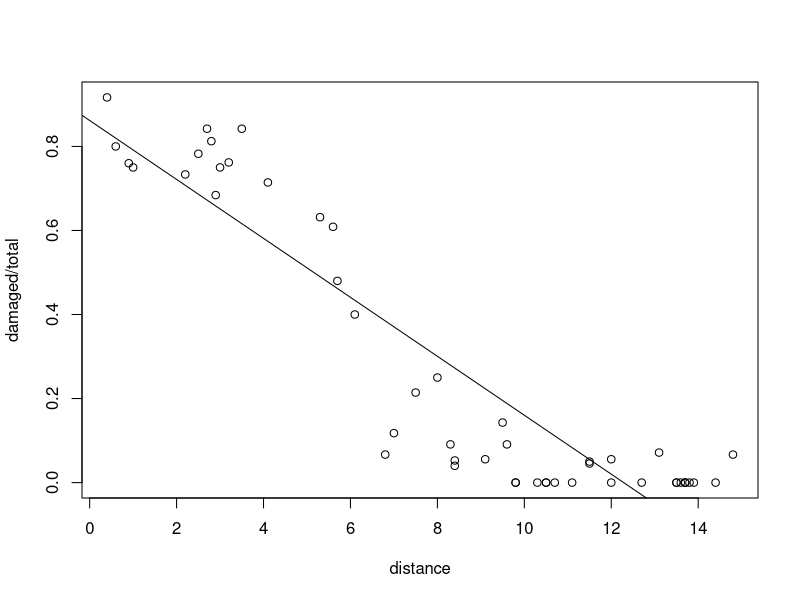
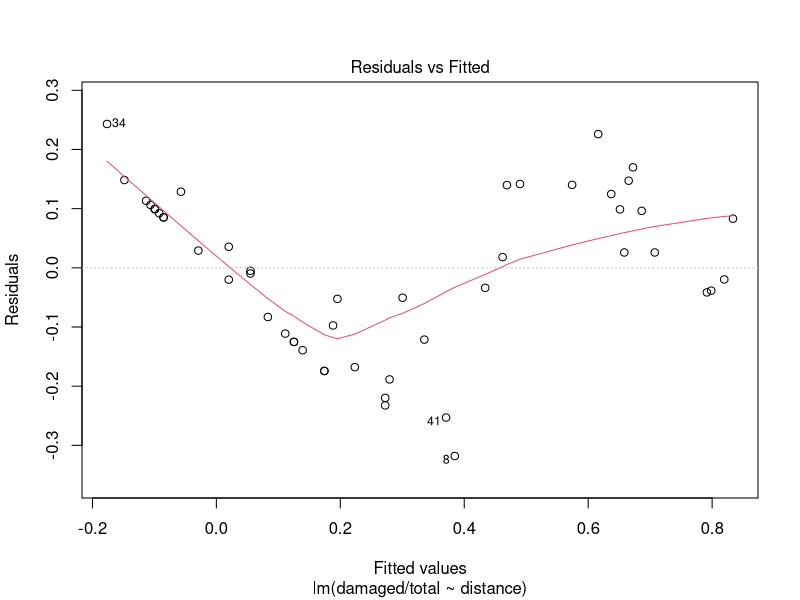
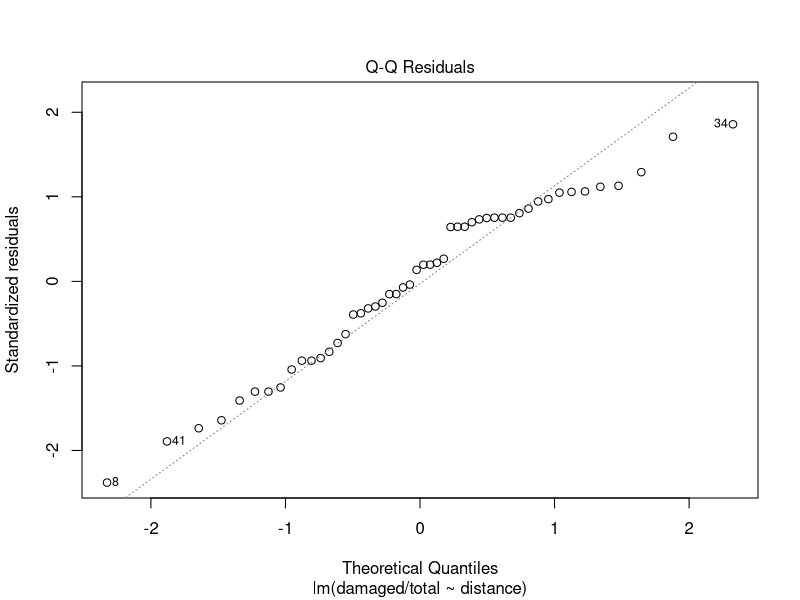
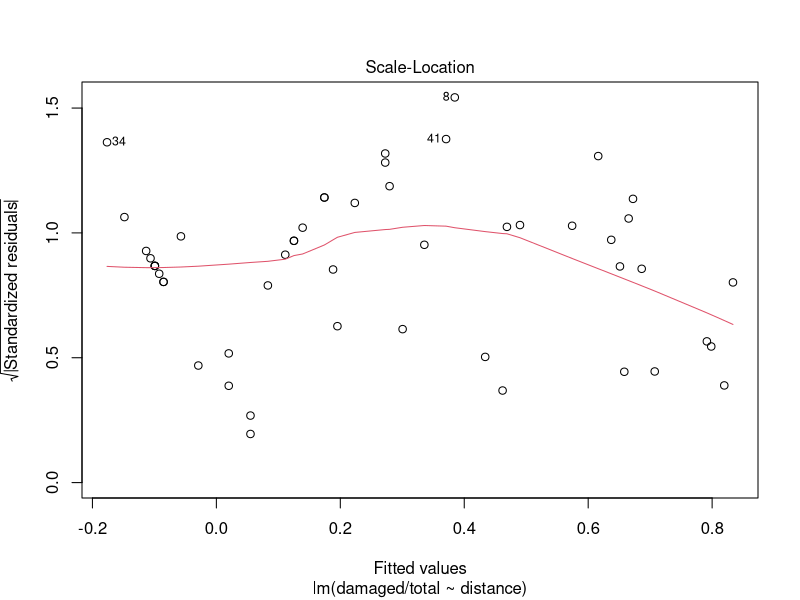
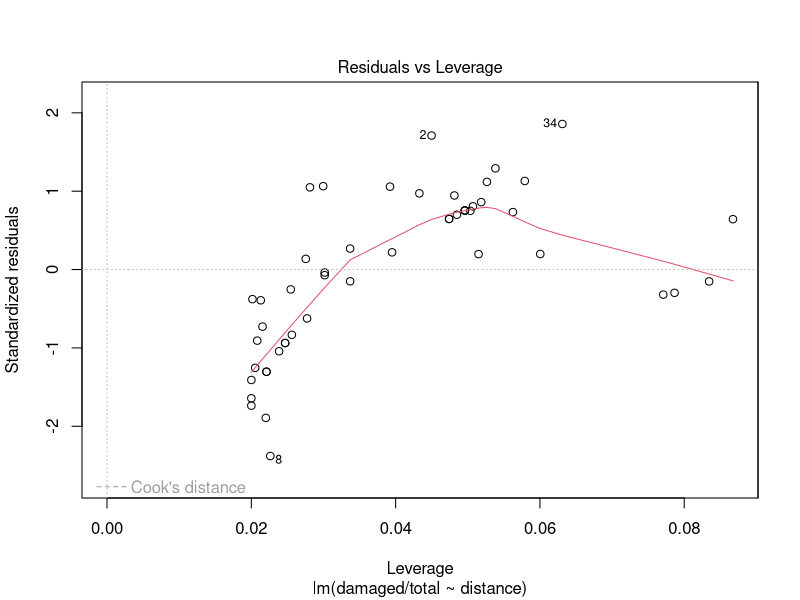
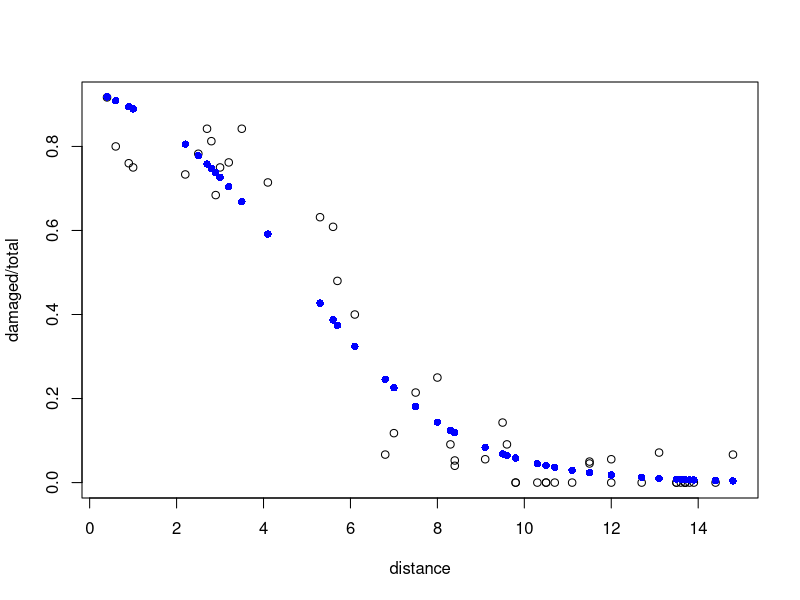
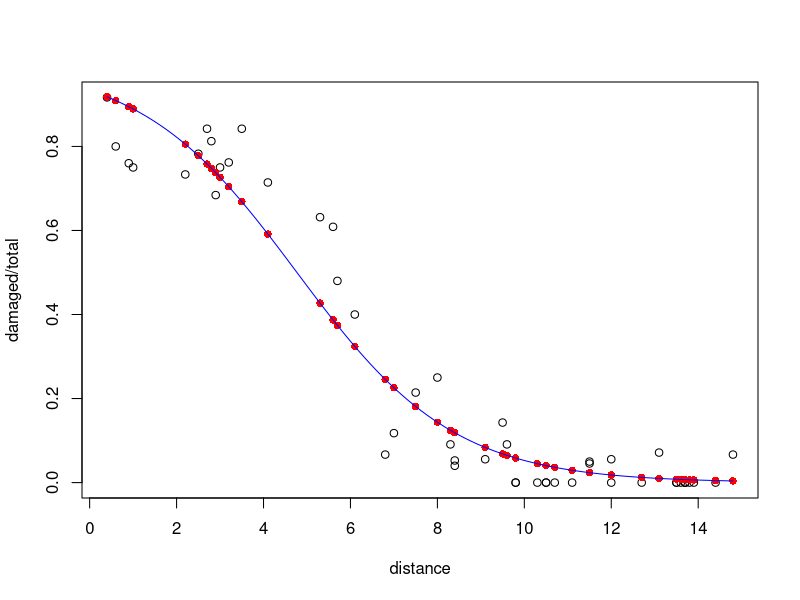
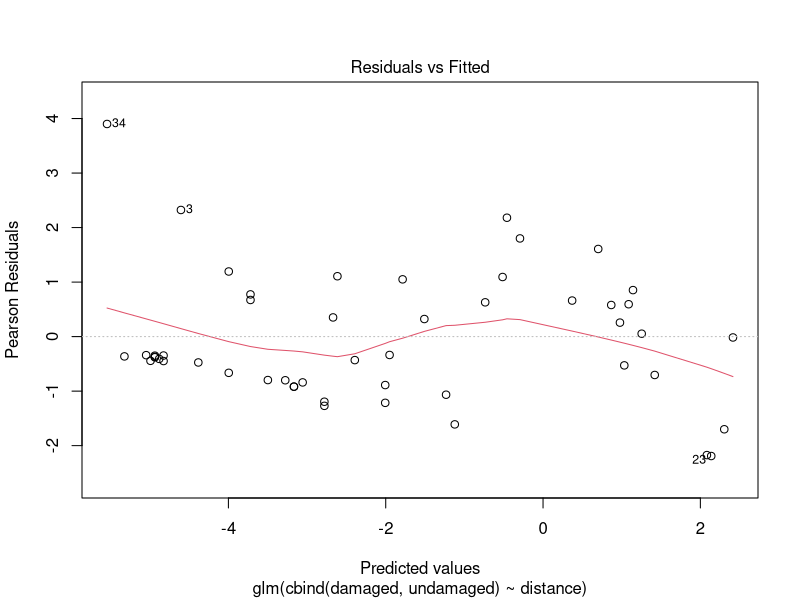

Write R code to recreate these figures, in order.
tl = c(35.1,45.8,55.1,40.8,53.3,52.7,58.4,43.3, 34.2,44.8,46.6,40.4,46.4,51.8,39.7)

# Likelihood
mod1 = dnorm(tl, mean=30, sd=7, log=FALSE)
mod2 = dnorm(tl, mean=40, sd=7, log=FALSE)
mod3 = dnorm(tl, mean=50, sd=7, log=FALSE)
mod4 = dnorm(tl, mean=60, sd=7, log=FALSE)

prod(mod1)
prod(mod2)
prod(mod3)
prod(mod4)

# Log Likelihood

mod.log1 = dnorm(tl, mean=30, sd=7, log=TRUE)
mod.log2 = dnorm(tl, mean=40, sd=7, log=TRUE)
mod.log3 = dnorm(tl, mean=50, sd=7, log=TRUE)
mod.log4 = dnorm(tl, mean=60, sd=7, log=TRUE)

-sum(mod.log1)
-sum(mod.log2)
-sum(mod.log3)
-sum(mod.log4)

# Importing Data
setwd("C:/Users/Ayaan Dutt/OneDrive/Desktop/College/Statistical Models")

crop.dat <- read.csv("example3.csv", na.strings = c("", " ", "na", "NA", "N/A"))
head(crop.dat)

# Linear Model with response = damaged/total, predictor = distance
plot(damaged/total ~ distance, data = crop.dat)
mod = lm(damaged/total ~ distance, data = crop.dat)
abline(coef(mod))

# Model check
plot(mod)

### BINOMIAL GLM ###

# logitP = b0 + b1 * dist
# Probability of damage, P = exp(b0 + b1 * dist)/(1 + exp(b0 + b1 * dist))
# P = exp(logitP)/(1+exp(logitP))

crop.dat$undamaged <- crop.dat$total - crop.dat$damaged
crop.dat$undamaged

glm.result = glm(cbind(damaged, undamaged) ~ distance, data=crop.dat, 
                 family=binomial(link='logit'))
summary(glm.result)

confint(glm.result)

plot(damaged/total ~ distance, data = crop.dat)
points(predict(glm.result, type="response") ~ distance, data=crop.dat, col='blue', pch=16)

# Manually finding the prediction
plot(damaged/total ~ distance, data = crop.dat)
logit.p = 2.63548 - 0.55260*crop.dat$distance
p.damage = exp(logit.p)/(1+exp(logit.p))

# Model point prediction
points(p.damage ~ distance, data = crop.dat, col='red', pch=16)

# Model curve
curve(exp(coef(glm.result)[1] + coef(glm.result)[2]*x)/
        (1+exp(coef(glm.result)[1] + coef(glm.result)[2]*x)), add=T, col='blue')

# Model checking
plot(glm.result)

### DISPLAY RATE DATA ###
dis.dat <- read.csv("display_rate.csv", na.strings = c("", " ", "na", "NA", "N/A"))
head(dis.dat)

plot(display ~ females, data=dis.dat, ylim=range(c(-10, 30)))

# Linear Model with response = display, predictor = females
mod = lm(display ~ females, data = dis.dat)
abline(coef(mod))

plot(mod)

### POISSON GLM ###

# Y = exp(b0 + b1 * x)

glm.dis = glm(display ~ females, data=dis.dat, family=poisson(link='log'))
summary(glm.dis)
confint(glm.dis)

# Plot model
plot(display ~ females, data = dis.dat)
points(predict(glm.dis, type="response") ~ females, data=dis.dat, col='blue', pch=16)
curve(exp(coef(glm.dis)[1] + coef(glm.dis)[2]*x), add=T, col='red')

# Model checking
plot(glm.dis)

### EXERCISE ### 

# Fit a simple lm and compare with a glm for calf.mass ~ f.mass 
# family = gaussian/normal (check which one)

setwd("C:/Users/Ayaan Dutt/OneDrive/Desktop/College/Statistical Models")

deer.dat <- read.csv("deerdata.csv", na.strings = c("", " ", "na", "NA", "N/A"))
deer.dat <- with(deer.dat, deer.dat[!is.na(calf.mass)&!is.na(f.mass),])
head(deer.dat)

# Linear Model with response = calf.mass, predictor = f.mass
plot(calf.mass ~ f.mass, data = deer.dat)
mod = lm(calf.mass ~ f.mass, data = deer.dat)
abline(coef(mod))

# Model check
plot(mod)

### GAUSSIAN GLM ###

glm.deer = glm(calf.mass ~ f.mass, data=deer.dat, family=gaussian(link = "identity"))
summary(glm.deer)
confint(glm.deer)

# Plot model
plot(calf.mass ~ f.mass, data = deer.dat)
points(predict(glm.deer, type="response") ~ f.mass, data=deer.dat, col='blue', pch=16)
curve((coef(glm.deer)[1] + coef(glm.deer)[2]*x), add=T, col='red')

# Model checking
plot(glm.dis)